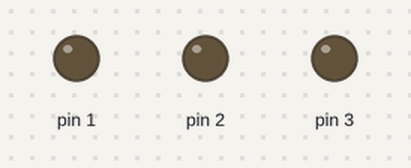
A sketch run on a simulated Arduino Uno, built with avr-gcc and run on an emulated ATmega328P. On the bench: output pins drawn as LEDs (lit = HIGH). Random numbers use the default seed unless the sketch sets one.

Above: at 0.1 s.
At 0.8 s:
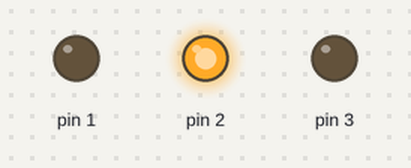
At 1.4 s:
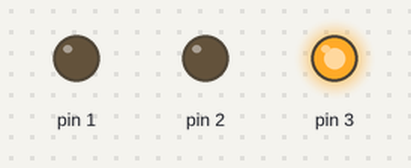
At 12.0 s:
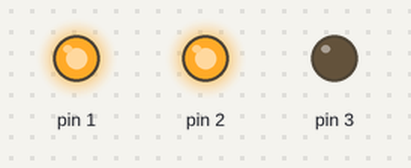
At 20.2 s:
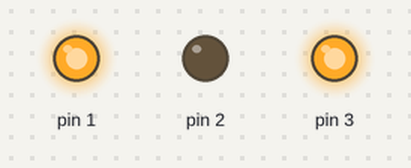
At 38.4 s:
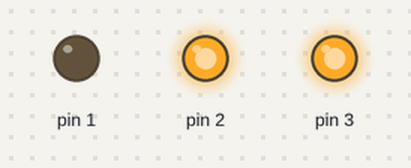
Timing chart, 0 to 40.0 s (numbered marks = the images above):
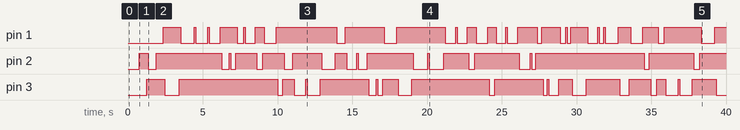

Measured:
- by itself, pin 1: LOW → HIGH at 2.4 s, → LOW 1.2 s later, → HIGH 0.92 s later, → LOW 0.10 s later, … (45 changes in this stretch)
- by itself, pin 2: LOW → HIGH at 0.75 s, → LOW 0.61 s later, → HIGH 0.52 s later, → LOW 4.4 s later, … (31 changes in this stretch)
- by itself, pin 3: LOW → HIGH at 1.3 s, → LOW 1.2 s later, → HIGH 0.96 s later, → LOW 6.6 s later, … (32 changes in this stretch)

The sketch:

lightParty.ino
```cpp
int randomNum = 0;
int randomInterval = 0;

void setup() {
  pinMode(1, OUTPUT);
  pinMode(2, OUTPUT);
  pinMode(3, OUTPUT);
}

void loop() {
  randomNum = random(1,4);
  randomInterval = random(250, 1000);
  digitalWrite(randomNum, LOW);
  delay(randomInterval);
  digitalWrite(randomNum, HIGH);
  delay(100);
}
```
